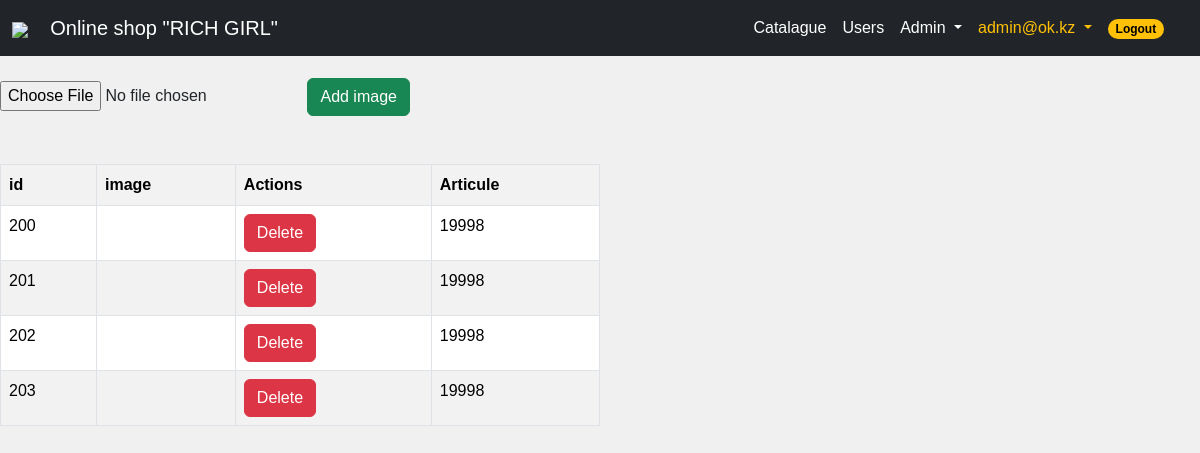
The app's page /addgoods/43/addimage/ (signed in) with its own data.
### app/models.py (models this page shows)
class AdditionalImage(models.Model):
    product = models.ForeignKey(Product, related_name='additional_images', on_delete=models.CASCADE)
    additional_image = ThumbnailerImageField(upload_to=image_path_for_add_images)

class Product(models.Model):
    name = models.CharField(max_length=30, unique=True)
    price = models.IntegerField()
    image = ThumbnailerImageField(upload_to=image_path)
    description = models.TextField(max_length=1000)
    textile = models.ForeignKey(Textile, related_name='products', on_delete=models.CASCADE)
    def __str__(self):
        return self.name

### app/views.py (the view, shortened to what this page needs)
# urls.py: path('addgoods/<int:product_pk>/addimage/', AddImage.as_view(), name='addimage'),
class AddImage(SuperuserOnlyMixin, CreateView):
    def get(self, request, product_pk):
        product = Product.objects.get(pk=product_pk)
        additional_images = AdditionalImage.objects.filter(product=product)
        context = {'additional_images':additional_images}
        return render(request, 'addimage.html', context)

### app/views.py (called while the page is built)
    def test_func(self):
        return self.request.user.is_authenticated and self.request.user.is_superuser

### templates/addimage.html (shortened to what this page needs)
{% extends "base.html" %}
{% block content %}
    <form class='form-group' method="post" enctype="multipart/form-data">
        <input type="file" name='additional_image' required>
        <button class="btn btn-success" type="submit">Add image</button>
    </form>
    <br><br>
    <div>
        <table class="table table-bordered table-striped" style="max-width: 600px;">
            <tr>
                <th> id </th>
                <th> image </th>
                <th> Actions</th>
                <th> Articule</th>
            </tr>
            {% for image in additional_images %}
            <tr>
                <td> {{image.pk}}  </td>
                <td> <img style="width: 200px;" src="{{ image.additional_image.lenta.url }}"> </td>
                <td> <a href="{% url 'addimage_delete' product_pk=image.product.pk image_pk=image.pk %}" class="btn btn-danger"> Delete </a></td>
                <td> {{image.product}} </td>
            </tr>
            {% endfor %}
        </table>
    </div>
{% endblock %}

### templates/base.html (shortened to what this page needs)
{% load static %}
<!DOCTYPE html>
<html lang="en">
<head>
    <link href="https://cdn.jsdelivr.net/npm/bootstrap@5.3.2/dist/css/bootstrap.min.css" rel="stylesheet">
    <link rel="stylesheet" href="{% static 'css/style9.css' %}">
    <link rel="stylesheet" href="{% static 'css/carousel.css' %}">
</head>
<body>
    <nav class="navbar navbar-expand-md navbar-dark fixed-top bg-dark">
        <div class="container-fluid">
            <a class="navbar-brand" href="{% url 'index' %}"><img src="{% static 'images/logo1-1.png' %}" height="40px;">  &nbsp&nbsp&nbspOnline shop "RICH GIRL" </a>
            <div class="offcanvas offcanvas-end text-bg-dark" tabindex="-1" id="offcanvasNavbar2" aria-labelledby="offcanvasNavbar2Label">
                <div class="offcanvas-body">
                    <ul class="navbar-nav justify-content-end flex-grow-1 pe-3">
                        <li class="nav-item">
                        <a class="nav-link active" aria-current="page" href="{% url 'home' %}">Catalague</a>
                        </li>
                        {% if request.user.is_superuser %}
                        <li class="nav-item">
                            <a class="nav-link  active" aria-current="page" href="{% url 'users' %}">Users</a>
                        </li>
                        {% endif %}
                        {% if request.user.is_superuser %}
                        <li class="nav-item dropdown">
                        <a class="nav-link dropdown-toggle  active " href="#" role="button" data-bs-toggle="dropdown" aria-expanded="false">
                            Admin
                        </a>
                        </li>
                        {% endif %}
                        {% if request.user.is_authenticated %}
                        <li class="nav-item dropdown">
                            <a class="nav-link dropdown-toggle  active text-warning" role="button" data-bs-toggle="dropdown" aria-expanded="false">
                                {% if request.user.first_name %} {{ request.user.first_name }} {% else %} {{ request.user }} {% endif %}
                            </a>
                            </li>
                            <li class="nav-item">
                                <a class="nav-link active" aria-current="page" href="{% url 'logout' %}"> <span class="badge text-bg-warning rounded-pill">Logout</span> </a>
                            </li>
                        {% endif %}
                    </ul>
                </div>
            </div>
        </div>
    </nav>
    <div style="margin-top: 30px;">
        {% block content %}
        {% endblock %}
    </div>
</body>
</html>

### static/css/style9.css (style rules this page uses)
body { font-family: Arial, sans-serif; background-color: #f0f0f0; margin: 0; padding: 0; }
a { text-decoration: none; color: black; }

### static/css/carousel.css (style rules this page uses)
body { padding-top: 3rem; padding-bottom: 3rem; color: rgb(var(--bs-tertiary-color-rgb)); }

### templates/base.html (style rules this page uses)
* { box-sizing: border-box; }

### records on screen
AdditionalImage: pk "200", product "19998"
AdditionalImage: pk "201", product "19998"
AdditionalImage: pk "202", product "19998"
AdditionalImage: pk "203", product "19998"

### other values on screen
{{ request.user }} "admin@ok.kz"
